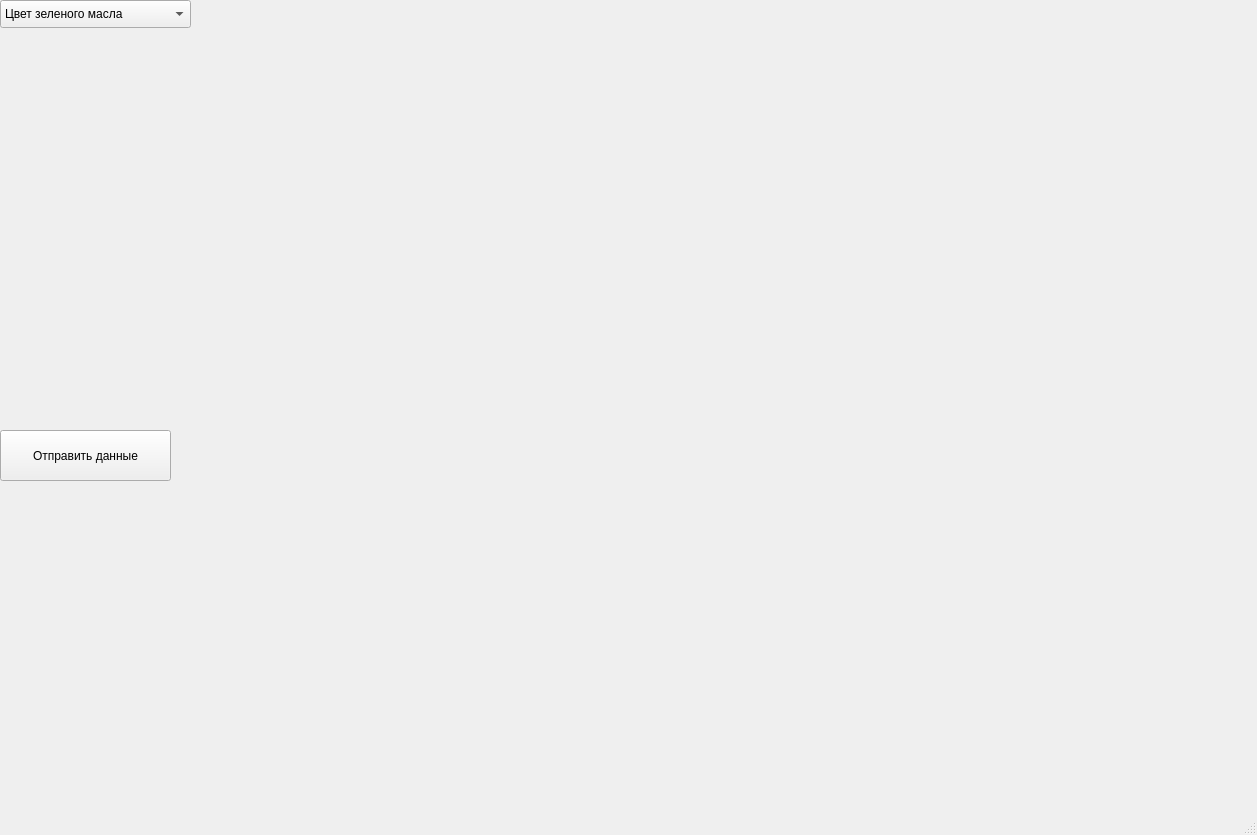
<?xml version="1.0" encoding="UTF-8"?>
<ui version="4.0">
 <class>MainWindow</class>
 <widget class="QMainWindow" name="MainWindow">
  <property name="geometry">
   <rect>
    <x>0</x>
    <y>0</y>
    <width>1257</width>
    <height>835</height>
   </rect>
  </property>
  <property name="windowTitle">
   <string>MainWindow</string>
  </property>
  <widget class="QWidget" name="centralwidget">
   <widget class="QPushButton" name="pushButton">
    <property name="geometry">
     <rect>
      <x>0</x>
      <y>430</y>
      <width>171</width>
      <height>51</height>
     </rect>
    </property>
    <property name="text">
     <string>Отправить данные</string>
    </property>
   </widget>
   <widget class="QLabel" name="label">
    <property name="geometry">
     <rect>
      <x>10</x>
      <y>30</y>
      <width>161</width>
      <height>131</height>
     </rect>
    </property>
    <property name="styleSheet">
     <string notr="true">image: url(:/img/images/png1.png);</string>
    </property>
    <property name="text">
     <string/>
    </property>
   </widget>
   <widget class="QComboBox" name="comboBox">
    <property name="geometry">
     <rect>
      <x>0</x>
      <y>0</y>
      <width>191</width>
      <height>28</height>
     </rect>
    </property>
    <item>
     <property name="text">
      <string>Цвет зеленого масла</string>
     </property>
    </item>
    <item>
     <property name="text">
      <string>Глубокий лишайниковый цвет</string>
     </property>
    </item>
    <item>
     <property name="text">
      <string>Цвет лаврового венка</string>
     </property>
    </item>
    <item>
     <property name="text">
      <string>Цвет четырехлистного клевера</string>
     </property>
    </item>
    <item>
     <property name="text">
      <string>Тимьяновый цвет</string>
     </property>
    </item>
    <item>
     <property name="text">
      <string>Цвет зеленого жука</string>
     </property>
    </item>
    <item>
     <property name="text">
      <string>Цвет  темного леса</string>
     </property>
    </item>
    <item>
     <property name="text">
      <string>Цвет зеленой крыши</string>
     </property>
    </item>
    <item>
     <property name="text">
      <string>Глубокий цвети леса</string>
     </property>
    </item>
   </widget>
   <widget class="QLabel" name="label_2">
    <property name="geometry">
     <rect>
      <x>180</x>
      <y>10</y>
      <width>1011</width>
      <height>781</height>
     </rect>
    </property>
    <property name="text">
     <string/>
    </property>
   </widget>
  </widget>
  <widget class="QMenuBar" name="menubar">
   <property name="geometry">
    <rect>
     <x>0</x>
     <y>0</y>
     <width>1257</width>
     <height>22</height>
    </rect>
   </property>
  </widget>
  <widget class="QStatusBar" name="statusbar"/>
 </widget>
 <resources/>
 <connections/>
</ui>
